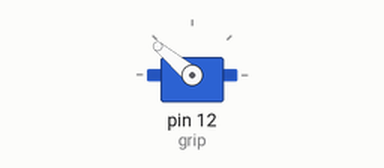
Simulated run of this sketch. Board: Arduino Uno, built with avr-gcc and run on an emulated ATmega328P. Parts: servo.

Above: at 0.05 s.
At 4.0 s:
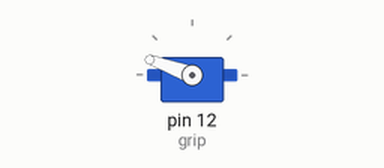
Timing chart, 0 to 5.2 s (numbered marks = the images above):
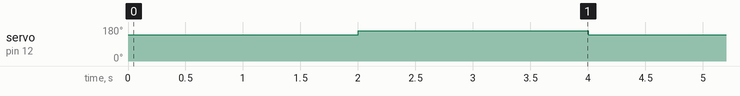

The sketch:

grip.ino
```cpp
#include <Servo.h>
Servo grip;
void setup() {
 pinMode(12, OUTPUT);
 grip.attach(12);
}

void loop() {
  grip.write(140);
  delay(2000);
  grip.write(160);
  delay(2000);
}
```

Measured:
- by itself, servo on pin 12 (grip): alternates 160° for 2.0 s and 140° for 2.0 s
